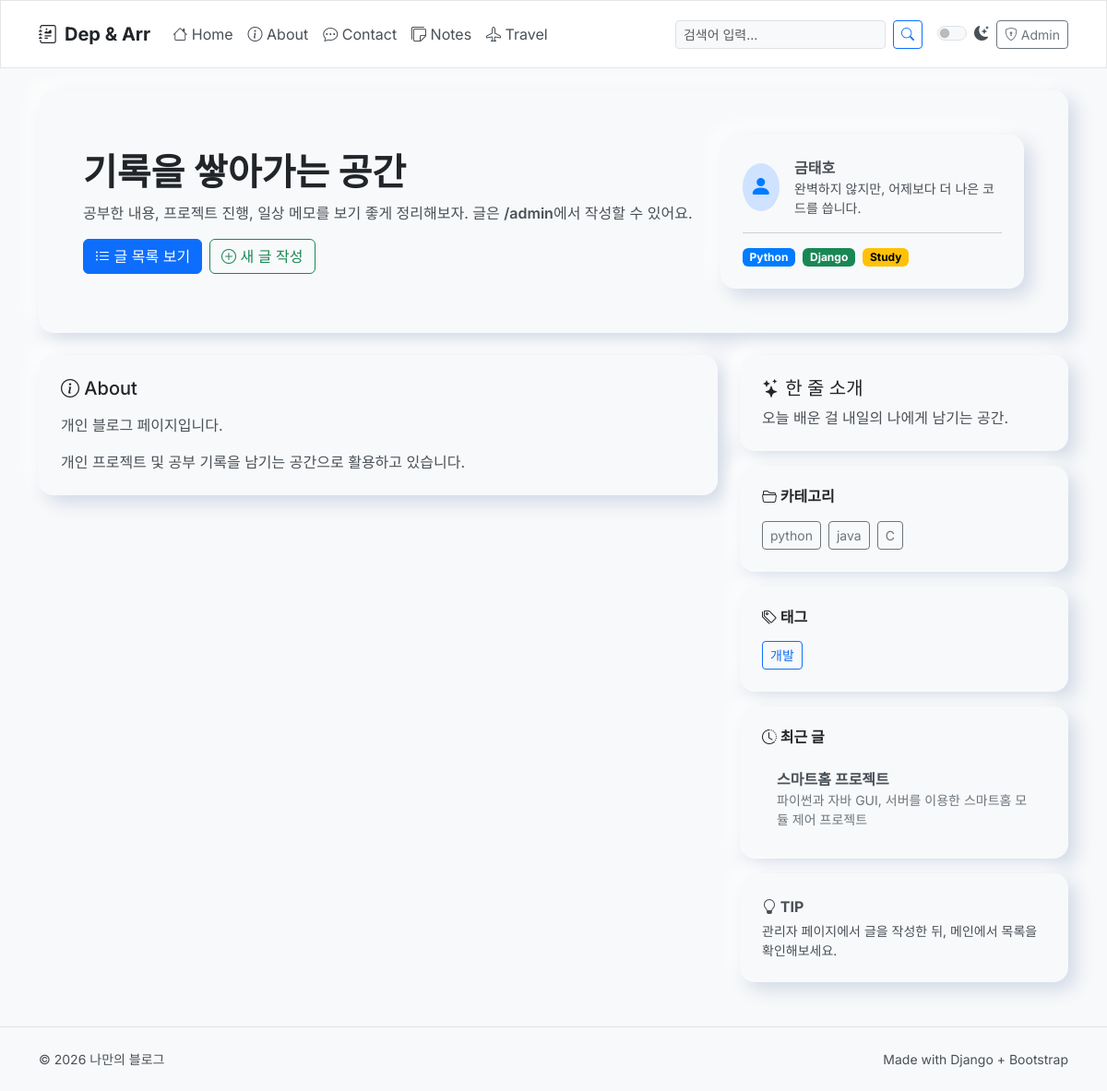
Page /about/ on the earlier database version.
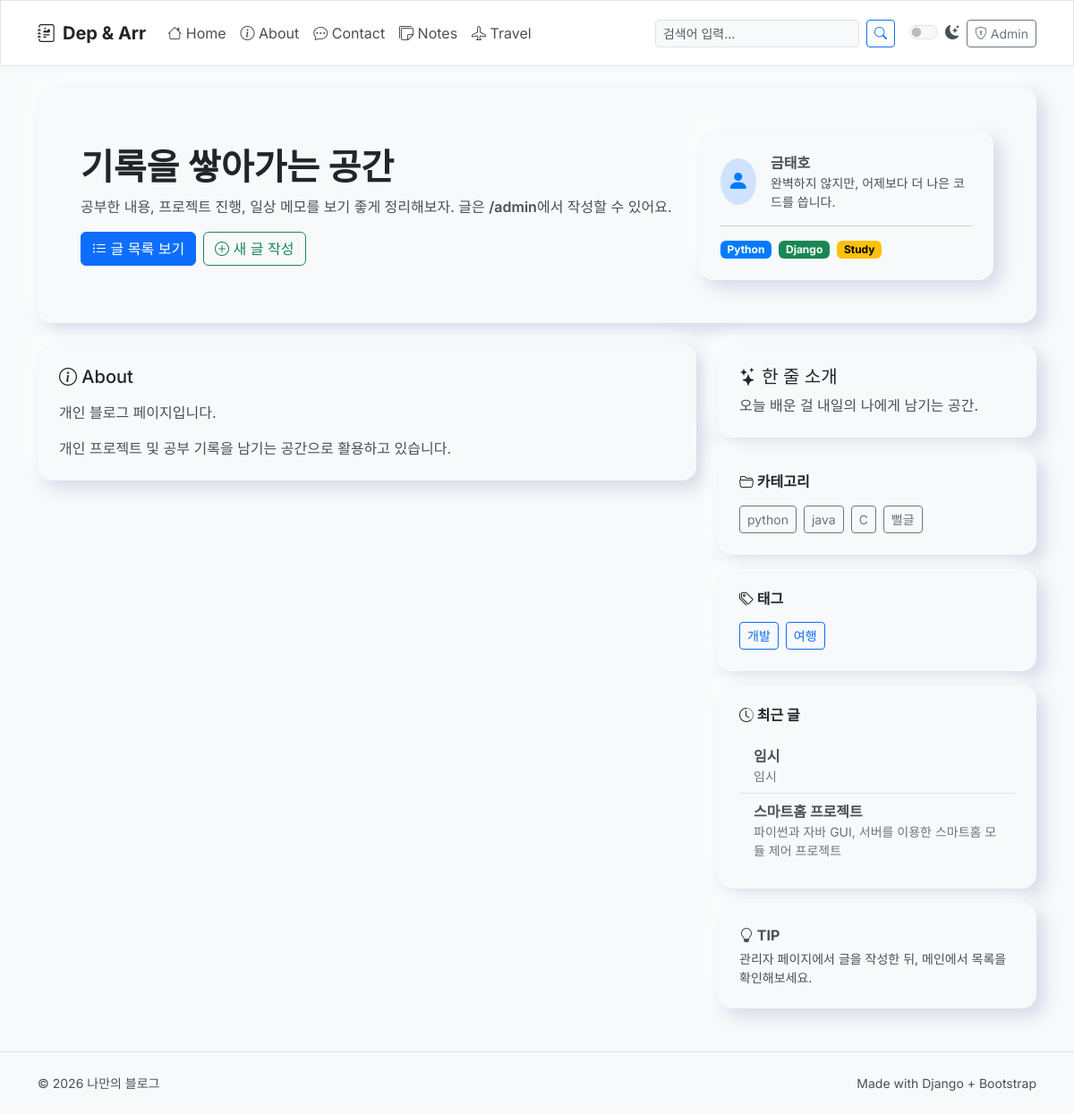
Same page on the later database version.
### blog/models.py (models this page shows, shortened)
class Category(models.Model):
    name = models.CharField(max_length=100, unique=True)
    class Meta:
        verbose_name_plural = "Categories"

class Tag(models.Model):
    name = models.CharField(max_length=100, unique=True)

class Post(models.Model):
    title = models.CharField(max_length=200)
    content = models.TextField()
    created_at = models.DateTimeField(default=timezone.now)
    categories = models.ManyToManyField(Category, related_name="posts")
    tags = models.ManyToManyField(Tag, related_name='posts', blank=True)
    likes = models.ManyToManyField(User, related_name='liked_posts', blank=True)
    anonymous_likes = models.IntegerField(default=0)

### pages/views.py (the view)
# urls.py: path("about/", views.about, name="about"),
def about(request):
    return render(request,"pages/about.html")

### blog/context_processors.py (called while the page is built)
def all_categories(request):
    all_categories = cache.get('all_categories')
    if not all_categories:
        all_categories = Category.objects.all()
        cache.set('all_categories', all_categories, 900)  # Cache for 15 minutes
    return {
        'all_categories': all_categories
    }

def all_tags(request):
    all_tags = cache.get('all_tags')
    if not all_tags:
        all_tags = Tag.objects.filter(
            Q(posts__isnull=False) | Q(travels__isnull=False)
        ).distinct()
        cache.set('all_tags', all_tags, 900)  # Cache for 15 minutes
    return {
        'all_tags': all_tags
    }

### blog/templatetags/blog_tags.py (called while the page is built)
@register.inclusion_tag('blog/partials/recent_posts.html')
def show_recent_posts(count=5):
    recent_posts = cache.get('recent_posts')
    if not recent_posts:
        recent_posts = Post.objects.prefetch_related('categories').order_by('-created_at')[:count]
        cache.set('recent_posts', recent_posts, 300)  # Cache for 5 minutes
    return {'recent_posts': recent_posts}

### pages/templates/pages/about.html (shortened to what this page needs)
{% extends "blog/base.html" %}
{% block content %}
  <div class="nm-card">
    <h5 class="mb-3"><i class="bi bi-info-circle"></i> About</h5>
    <p>
      개인 블로그 페이지입니다.
    </p>
    <p class="mb-0">
      개인 프로젝트 및 공부 기록을 남기는 공간으로 활용하고 있습니다.
    </p>
  </div>
{% endblock %}

### blog/templates/blog/base.html (shortened to what the changed rows need)
{% load blog_tags %}
<!doctype html>
<html lang="ko" data-bs-theme="light">
<head>
  <link href="https://cdn.jsdelivr.net/npm/bootstrap@5.3.3/dist/css/bootstrap.min.css" rel="stylesheet">
  <link rel="stylesheet" href="https://cdn.jsdelivr.net/npm/bootstrap-icons@1.11.3/font/bootstrap-icons.min.css">
</head>
<body>
<header class="container py-4">
  <div class="nm-card p-4 p-md-5">
    <div class="row align-items-center g-3">
      <div class="col-md-8">
        <h1 class="display-6 fw-bold mb-2">기록을 쌓아가는 공간</h1>
      </div>
    </div>
  </div>
</header>
<main class="container pb-5">
  <div class="row g-4">
    <aside class="col-lg-4">
      <div class="nm-card mb-3">
        <div class="d-flex flex-wrap gap-2">
          {% for category in all_categories %}
            <a class="btn btn-outline-secondary btn-sm" href="{% url 'blog:posts_by_category' category.name %}">{{ category.name }}</a>
          {% empty %}
            <p class="small">카테고리가 없습니다.</p>
          {% endfor %}
        </div>
      </div>
      <div class="nm-card mb-3">
        <div class="d-flex flex-wrap gap-2">
          {% for tag in all_tags %}
            <a class="btn btn-outline-primary btn-sm" href="{% url 'blog:posts_by_tag' tag.name %}">{{ tag.name }}</a>
          {% empty %}
            <p class="small">태그가 없습니다.</p>
          {% endfor %}
        </div>
      </div>
      <div class="nm-card mb-3">
        {% show_recent_posts 5 %}
      </div>
    </aside>
  </div>
</main>
</body>
</html>

### blog/templates/blog/partials/recent_posts.html
<div class="list-group list-group-flush">
  {% for post in recent_posts %}
    <a href="{% url 'blog:post_detail' post.pk %}" class="list-group-item list-group-item-action">
      <div class="fw-semibold text-truncate">{{ post.title }}</div>
      <div class="text-secondary small text-truncate-2">{{ post.content|striptags|truncatewords:10 }}</div>
    </a>
  {% empty %}
    <div class="list-group-item">
      <p class="mb-0 text-secondary">아직 작성된 글이 없습니다.</p>
    </div>
  {% endfor %}
</div>

Differences in the rows shown:
added Category: name "뻘글"
added Tag: name "여행"
added Post: title "임시", content "임시"
